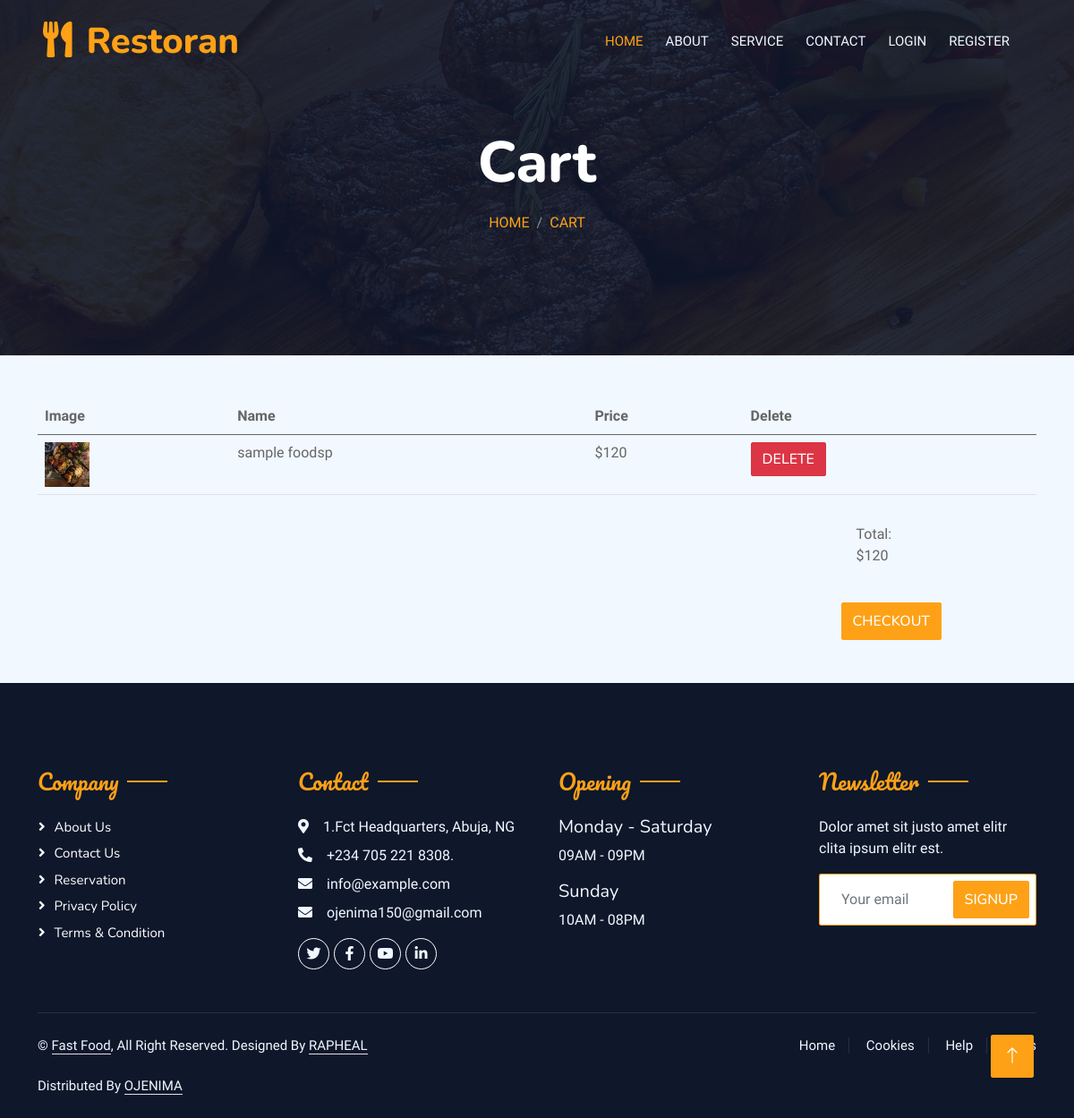
Page /food/cart.php (signed in) on the committed database.
### tables this page shows
CREATE TABLE `cart` (
  `id` int(10) NOT NULL,
  `item_id` int(10) NOT NULL,
  `name` varchar(200) NOT NULL,
  `price` varchar(10) NOT NULL,
  `image` varchar(200) NOT NULL,
  `user_id` int(10) NOT NULL,
  `created_at` timestamp NOT NULL DEFAULT current_timestamp()
);

### libs/App.php (called while the page is built, shortened)
<?php
    class App {
        public $host = HOST;
        public $dbname = DBNAME;
        public $user = USER;
        public $pass = PASS;
        public $link;
        public function connect() {
            $this->link = new PDO("mysql:host=".$this->host."; dbname=".$this->dbname."",$this->user, $this->pass);
        }
         public function selectAll($query) {
            $rows = $this->link->prepare($query);
            $rows->execute();
            $allrows = $rows->fetchAll(PDO::FETCH_OBJ);
            if($allrows) {
                return $allrows;
            } else {
                return false;
            }
        }
        public function selectone($query) {
            $row = $this->link->prepare($query);
            $row->execute();
            $singleRow= $row->fetch(PDO::FETCH_OBJ);
            if($singleRow) {
               return $singleRow;
            } else {
                return false;
            }
        }
    }
?>

### food/cart.php (the view, shortened to what this page needs)
<?php require "../libs/App.php"; ?>
<?php require "../includes/header.php"; ?>
<?php
    $query = "SELECT * FROM cart WHERE user_id='$_SESSION[user_id]'";
    $app = new App;
    $cart_itmes = $app->selectAll($query);
   $cart_price = $app->selectone("SELECT SUM(price) AS all_price FROM cart WHERE user_id='$_SESSION[user_id]'");
?>
        <div class="container-xxl py-5 bg-dark hero-header mb-5">
                <div class="container text-center my-5 pt-5 pb-4">
                    <h1 class="display-3 text-white mb-3 animated slideInDown">Cart</h1>
                    <nav aria-label="breadcrumb">
                        <ol class="breadcrumb justify-content-center text-uppercase">
                            <li class="breadcrumb-item"><a href="#">Home</a></li>
                            <li class="breadcrumb-item"><a href="#">Cart</a></li>
                        </ol>
                    </nav>
                </div>
            </div>
            <div class="container">
                <div class="col-md-12">
                    <table class="table">
                        <thead>
                            <tr>
                                 <th scope="col">Image</th>
                                 <th scope="col">Name</th>
                                 <th scope="col">Price</th>
                                 <th scope="col">Delete</th>
                            </tr>
                        </thead>
                        <tbody>
                            <?php if($cart_price->all_price > 0) : ?>
                                 <?php foreach($cart_itmes as $cart_item) : ?>
                                    <tr>
                                         <th><img src="<?php echo APPIMAGES; ?>/<?php echo $cart_item->image; ?>" style="width: 50px; height: 50px;"></th>
                                         <td><?php echo $cart_item->name; ?></td>
                                         <td>$<?php echo $cart_item->price; ?></td>
                                         <td><a href="<?php echo APPURL; ?>/food/delete-item.php?id=<?php echo $cart_item->id; ?>"class="btn btn-danger text-white">delete</td>
                                    </tr>
                                <?php endforeach; ?>
                            <?php else : ?>
                                <p>cart is empty add some food items </p>
                            <?php endif; ?>
                        </tbody>
                    </table>
                    <div class="position-relative mx-auto" style="max-width: 400px; padding-left: 679px;">
                        <p style="margin-left: -7px;" class="w-19 py-3 ps-4 pe-5" type="text"> Total: $<?php echo $cart_price->all_price; ?></p>
                        <form method="POST" action="cart.php">
                            <button name="submit" type="submit" class="btn btn-primary py-2 top-0 end-0 mt-2 me-2">Checkout</button>
                        </form>
                    </div>
                </div>
            </div>
<?php require "../includes/footer.php"; ?>

### css/style.css (style rules this page uses)
:root { --primary: #FEA116; --light: #F1F8FF; --dark: #0F172B; }
.btn { font-family: 'Nunito', sans-serif; font-weight: 500; text-transform: uppercase; transition: .5s; }
.btn.btn-primary, .btn.btn-secondary { color: #FFFFFF; }
.hero-header { background: linear-gradient(rgba(15, 23, 43, .9), rgba(15, 23, 43, .9)), url(../img/bg-hero.jpg); background-position: center center; background-repeat: no-repeat; background-size: cover; }
.breadcrumb-item + .breadcrumb-item::before { color: rgba(255, 255, 255, .5); }

### rows in the picture
cart: image (picture), name "sample foodsp", price "120"

### other values in the picture
$cart_price->all_price "120"
